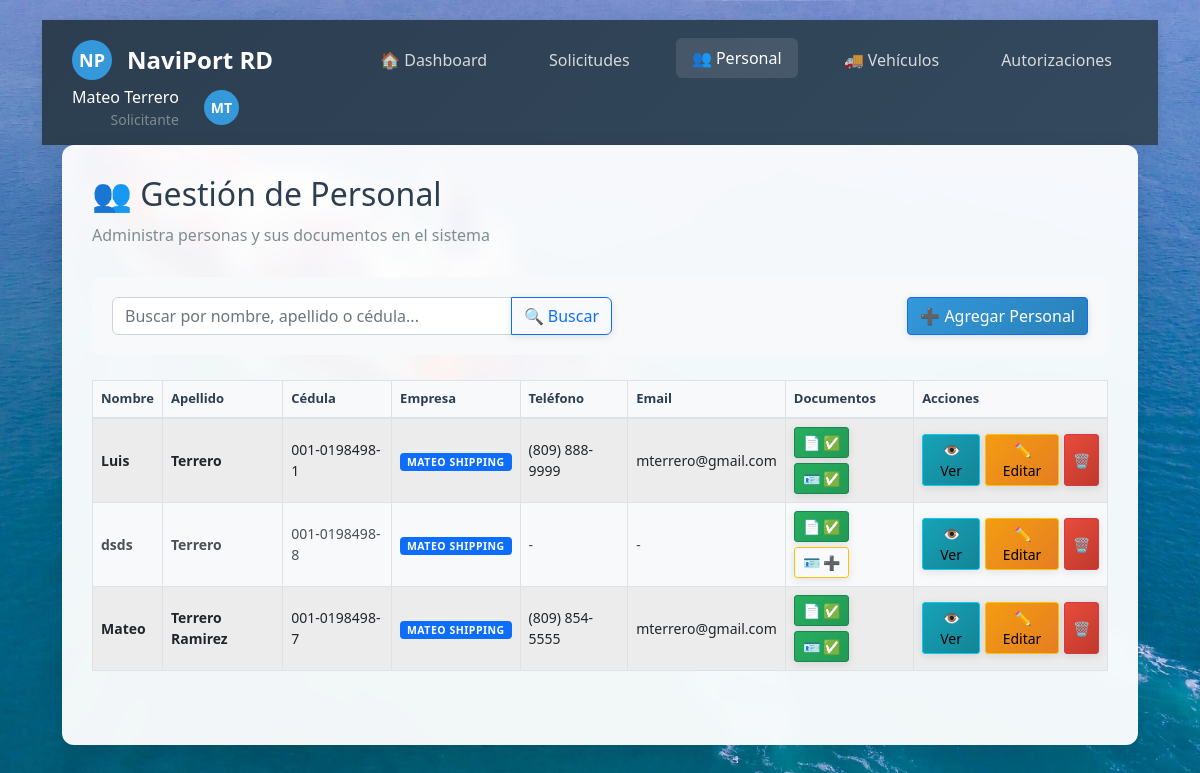
The page /gestion_personal/dashboard/ (signed in) on the database its author committed.
### accounts/models.py (models this page shows, shortened)
class User(AbstractUser):
    ROLE_CHOICES = [
        ('solicitante', 'Solicitante'),
        ('evaluador', 'Evaluador Portuario'),
        ('supervisor', 'Supervisor'),
        ('admin_tic', 'Administrador TIC'),
        ('oficial_acceso', 'Oficial de Acceso Físico'),
        ('direccion', 'Dirección Logística'),
    ]
    role = models.CharField(
        max_length=20,
        choices=ROLE_CHOICES,
        default='solicitante',
        verbose_name='Rol'
    )
    cedula_rnc = models.CharField(
        max_length=20,
        unique=True,
        validators=[
            RegexValidator(
                regex=r'^(\d{3}-\d{7}-\d{1}|\d{3}-\d{5}-\d{1})$',
                message='Formato inválido. Use XXX-XXXXXXX-X para cédula o XXX-XXXXX-X para RNC'
            )
        ],
        verbose_name='Cédula/RNC'
    )
    telefono = models.CharField(
        max_length=15,
        blank=True,
        validators=[
            RegexValidator(
                regex=r'^\+?1?\d{9,15}$',
                message='Número de teléfono inválido'
            )
        ],
        verbose_name='Teléfono'
    )
    empresa = models.ForeignKey(
        'Empresa',
        on_delete=models.SET_NULL,
        null=True,
        blank=True,
        related_name='usuarios',
        verbose_name='Empresa'
    )
    es_admin_empresa = models.BooleanField(default=False, verbose_name='Admin de Empresa')
    puede_crear_usuarios = models.BooleanField(default=False, verbose_name='Puede Crear Usuarios')
    activo = models.BooleanField(default=True, verbose_name='Activo')
    created_at = models.DateTimeField(auto_now_add=True, verbose_name='Creado el')
    updated_at = models.DateTimeField(auto_now=True, verbose_name='Actualizado el')
    failed_login_attempts = models.PositiveIntegerField(default=0, verbose_name='Intentos fallidos')
    is_locked = models.BooleanField(default=False, verbose_name='Bloqueado')
    locked_until = models.DateTimeField(null=True, blank=True, verbose_name='Bloqueado hasta')
    last_login_ip = models.GenericIPAddressField(null=True, blank=True, verbose_name='Última IP')
    class Meta:
        verbose_name = 'Usuario'
        verbose_name_plural = 'Usuarios'
        ordering = ['-created_at']
    def get_display_name(self):
        return self.get_full_name() or self.username
    def get_role_display_with_admin(self):
        role_display = self.get_role_display()
        if self.es_admin_empresa and self.role == 'solicitante':
            return f"{role_display} (Administrador)"
        return role_display

class Empresa(models.Model):
    rnc = models.CharField(
        max_length=15,
        unique=True,
        validators=[
            RegexValidator(
                regex=r'^\d{3}-\d{5}-\d{1}$',
                message='Formato inválido. Use XXX-XXXXX-X para RNC'
            )
        ],
        verbose_name='RNC'
    )
    nombre = models.CharField(max_length=200, verbose_name='Nombre')
    telefono = models.CharField(
        max_length=15,
        blank=True,
        validators=[
            RegexValidator(
                regex=r'^\+?1?\d{9,15}$',
                message='Número de teléfono inválido'
            )
        ],
        verbose_name='Teléfono'
    )
    email = models.EmailField(verbose_name='Email')
    representante_legal = models.ForeignKey(
        User,
        on_delete=models.CASCADE,
        related_name='empresas_representadas',
        verbose_name='Representante Legal'
    )
    activa = models.BooleanField(default=True, verbose_name='Activa')
    verificada = models.BooleanField(default=False, verbose_name='Verificada')
    certificado_rnc = models.FileField(
        upload_to='empresas/certificados/',
        blank=True,
        verbose_name='Certificado RNC'
    )
    numero_licencia = models.CharField(
        max_length=20,
        unique=True,
        blank=True,
        null=True,
        verbose_name='Número de Licencia'
    )
    fecha_expedicion_licencia = models.DateField(
        blank=True,
        null=True,
        verbose_name='Fecha de Expedición'
    )
    fecha_expiracion_licencia = models.DateField(
        blank=True,
        null=True,
        verbose_name='Fecha de Expiración'
    )
    fecha_expiracion_contrato = models.DateField(
        blank=True,
        null=True,
        verbose_name='Expiración Contrato'
    )
    tipo_licencia = models.ForeignKey(
        'evaluacion.TipoLicencia',
        on_delete=models.SET_NULL,
        blank=True,
        null=True,
        related_name='empresas_asignadas',
        verbose_name='Tipo de Licencia',
        help_text='Tipo de licencia que determina los servicios base autorizados'
    )
    servicios_autorizados = models.ManyToManyField(
        'evaluacion.Servicio',
        related_name='empresas_autorizadas',
        blank=True,
        verbose_name='Servicios Autorizados',
        help_text='Servicios específicos que la empresa está autorizada a ofrecer'
    )
    puede_solicitud_excepcional = models.BooleanField(
        default=False,
        verbose_name='Permite Solicitud Excepcional',
        help_text='Si está habilitado, la empresa puede realizar solicitudes excepcionales aprobadas por supervisión'
    )
    created_at = models.DateTimeField(auto_now_add=True, verbose_name='Registrada el')
    updated_at = models.DateTimeField(auto_now=True, verbose_name='Actualizada el')
    class Meta:
        verbose_name = 'Empresa'
        verbose_name_plural = 'Empresas'
        ordering = ['-created_at']

### gestion_personal/models.py (models this page shows, shortened)
class Persona(models.Model):
    cedula = models.CharField(
        max_length=13,
        unique=False,
        blank=True,
        null=True,
        validators=[validate_cedula_dominicana],
        help_text="Formato: XXX-XXXXXXX-X (para dominicanos)"
    )
    pasaporte = models.CharField(
        max_length=20,
        unique=False,
        blank=True,
        null=True,
        help_text="Número de pasaporte (para extranjeros sin cédula)"
    )
    nombre = models.CharField(max_length=100)
    apellido = models.CharField(max_length=100)
    telefono = models.CharField(max_length=15, blank=True, null=True)
    email = models.EmailField(blank=True, null=True)
    cargo = models.CharField(
        max_length=100,
        blank=True,
        null=True,
        verbose_name='Cargo/Posición',
        help_text='Ej: Conductor, Operador, Técnico, etc.'
    )
    licencia_conducir = models.CharField(
        max_length=20,
        blank=True,
        null=True,
        verbose_name='Licencia de Conducir',
        help_text='Número de licencia de conducir si aplica'
    )
    empresa = models.ForeignKey(
        'accounts.User',
        on_delete=models.SET_NULL,
        null=True,
        blank=True,
        related_name='personas_registradas',
        help_text="Empresa que registró esta persona"
    )
    fecha_registro = models.DateTimeField(auto_now_add=True)
    fecha_actualizacion = models.DateTimeField(auto_now=True)
    activo = models.BooleanField(default=True)
    class Meta:
        db_table = 'gestion_personal_persona'
        verbose_name = 'Persona'
        verbose_name_plural = 'Personas'
        ordering = ['apellido', 'nombre']
        unique_together = ['cedula', 'empresa']
    def get_documento_cedula(self):
        return self.documentos.filter(tipo_documento='cedula').first()
    def get_documento_licencia(self):
        return self.documentos.filter(tipo_documento='licencia_conducir').first()

### gestion_personal/views.py (the view)
# urls.py: path('dashboard/', dashboard_redirect, name='dashboard'),
@login_required
def dashboard(request):
    query = request.GET.get('q', '')
    personas = Persona.objects.filter(activo=True, empresa=request.user)
    if query:
        personas = personas.filter(
            Q(nombre__icontains=query) |
            Q(apellido__icontains=query) |
            Q(cedula__icontains=query)
        )
    personas = personas.order_by('apellido', 'nombre').prefetch_related('documentos')
    total_personas = personas.count()
    documentos_pendientes = DocumentoPersonal.objects.filter(
        estado_validacion='pendiente',
        persona__empresa=request.user
    ).count()
    context = {
        'total_personas': total_personas,
        'personas_recientes': personas,  # Cambiado para mostrar todas las personas (filtradas)
        'documentos_pendientes': documentos_pendientes,
        'query': query,
    }
    return render(request, 'gestion_personal/dashboard.html', context)

### templates/gestion_personal/dashboard.html (shortened to what this page needs)
{% extends 'base.html' %}
{% load static %}
{% block extra_css %}
<link rel="stylesheet" href="{% static 'css/styles.css' %}">
<link href="https://cdn.jsdelivr.net/npm/bootstrap@5.1.3/dist/css/bootstrap.min.css" rel="stylesheet">
{% endblock %}
{% block content %}
<div class="navbar">
    <div class="navbar-brand">
        <div class="logo">NP</div>
        NaviPort RD
    </div>
    <ul class="navbar-menu">
        {% if user.role == 'solicitante' %}
            <li><a href="{% url 'solicitudes:dashboard' %}" style="color: inherit; text-decoration: none;">🏠 Dashboard</a></li>
            <li><a href="{% url 'solicitudes:mis_solicitudes' %}" style="color: inherit; text-decoration: none;">Solicitudes</a></li>
            <li class="active">👥 Personal</li>
            <li><a href="{% url 'gestion_vehiculos:dashboard' %}" style="color: inherit; text-decoration: none;">🚚 Vehículos</a></li>
            <li><a href="{% url 'solicitudes:mis_autorizaciones' %}" style="color: inherit; text-decoration: none;">Autorizaciones</a></li>
        {% elif user.role == 'oficial_acceso' %}
            <li><a href="{% url 'control_acceso:dashboard' %}" style="color: inherit; text-decoration: none;">🏠 Dashboard</a></li>
            <li class="active">👥 Personal</li>
            <li><a href="{% url 'gestion_vehiculos:dashboard' %}" style="color: inherit; text-decoration: none;">🚚 Vehículos</a></li>
        {% else %}
            <li class="active">👥 Personal</li>
            <li><a href="{% url 'gestion_vehiculos:dashboard' %}" style="color: inherit; text-decoration: none;">🚚 Vehículos</a></li>
        {% endif %}
    </ul>
    <div class="navbar-user">
        <div style="text-align: right; margin-right: 10px;">
            <div class="user-name">{{ user.get_display_name }}</div>
            <div style="font-size: 14px; color: #7f8c8d;">{{ user.get_role_display_with_admin }}</div>
        </div>
        <div class="user-avatar">{{ user.get_display_name|slice:':1'|upper }}{{ user.last_name|slice:':1'|upper }}</div>
    </div>
</div>
<div class="content-area">
    <div style="margin-bottom: 30px;">
        <h2 style="color: #2c3e50; margin-bottom: 10px;">👥 Gestión de Personal</h2>
        <p style="color: #7f8c8d;">Administra personas y sus documentos en el sistema</p>
    </div>
    <div class="search-header" style="display: flex; justify-content: space-between; align-items: center; margin-bottom: 25px; padding: 20px; background: #f8f9fa; border-radius: 8px;">
        <div style="flex: 1; max-width: 500px;">
            <div class="input-group">
                <input type="text" id="buscarPersonalInput" class="form-control" placeholder="Buscar por nombre, apellido o cédula..." value="{{ query }}" style="border-radius: 6px 0 0 6px;">
                <button class="btn btn-outline-primary" type="button" id="btnBuscarPersonal" style="border-radius: 0 6px 6px 0;">🔍 Buscar</button>
            </div>
        </div>
        <button type="button" class="btn btn-primary" data-bs-toggle="modal" data-bs-target="#modalAgregarPersonal" style="margin-left: 15px;">
            ➕ Agregar Personal
        </button>
    </div>
    <div class="table-container">
        <div class="table-responsive">
            <table class="table table-striped table-hover table-bordered" id="tablaPersonal">
                <thead style="background: #2c3e50; color: white;">
                    <tr>
                        <th>Nombre</th>
                        <th>Apellido</th>
                        <th>Cédula</th>
                        <th>Empresa</th>
                        <th>Teléfono</th>
                        <th>Email</th>
                        <th>Documentos</th>
                        <th>Acciones</th>
                    </tr>
                </thead>
                <tbody>
                    {% for persona in personas_recientes %}
                    <tr data-persona-id="{{ persona.id }}">
                        <td><strong>{{ persona.nombre }}</strong></td>
                        <td><strong>{{ persona.apellido }}</strong></td>
                        <td>{{ persona.cedula }}</td>
                        <td>
                            <span class="badge bg-primary" title="{{ persona.empresa.empresa.nombre }}">
                                {{ persona.empresa.empresa.nombre|default:'Sin empresa' }}
                            </span>
                        </td>
                        <td>{{ persona.telefono|default:'-' }}</td>
                        <td>{{ persona.email|default:'-' }}</td>
                        <td>
                            <div style="display: flex; gap: 5px; flex-wrap: wrap;">
                                {% with cedula_doc=persona.get_documento_cedula %}
                                    {% if cedula_doc %}
                                        <a href="{% url 'gestion_personal:descargar_documento_personal' cedula_doc.id %}"
                                           class="btn btn-sm btn-success" title="Ver Cédula - {{ cedula_doc.get_estado_validacion_display }}" target="_blank">
                                            📄 ✅
                                        </a>
                                    {% else %}
                                        <button class="btn btn-sm btn-outline-info" onclick="subirDocumento({{ persona.id }}, 'cedula')" title="Subir Cédula">
                                            📄 ➕
                                        </button>
                                    {% endif %}
                                {% endwith %}
                                {% with licencia_doc=persona.get_documento_licencia %}
                                    {% if licencia_doc %}
                                        <a href="{% url 'gestion_personal:descargar_documento_personal' licencia_doc.id %}"
                                           class="btn btn-sm btn-success" title="Ver Licencia - {{ licencia_doc.get_estado_validacion_display }}" target="_blank">
                                            🪪 ✅
                                        </a>
                                    {% else %}
                                        <button class="btn btn-sm btn-outline-warning" onclick="subirDocumento({{ persona.id }}, 'licencia_conducir')" title="Subir Licencia">
                                            🪪 ➕
                                        </button>
                                    {% endif %}
                                {% endwith %}
                            </div>
                        </td>
                        <td>
                            <div style="display: flex; gap: 5px;">
                                <a href="{% url 'gestion_personal:detalle_persona' persona.id %}" class="btn btn-sm btn-info">👁️ Ver</a>
                                <button class="btn btn-sm btn-warning" onclick="editarPersona({{ persona.id }})">✏️ Editar</button>
                                <button class="btn btn-sm btn-danger" onclick="eliminarPersona({{ persona.id }})">🗑️</button>
                            </div>
                        </td>
                    </tr>
                    {% endfor %}
                </tbody>
            </table>
        </div>
    </div>
</div>
{% endblock %}

### rows shown on the page
User: get_display_name "Mateo Terrero", get_role_display_with_admin "Solicitante", get_display_name "M", last_name "T"
Persona: nombre "Luis", apellido "Terrero", cedula "001-0198498-1", empresa.empresa.nombre "MATEO SHIPPING", telefono "(809) 888-9999", email "mterrero@gmail.com"
Persona: nombre "dsds", apellido "Terrero", cedula "001-0198498-8", empresa.empresa.nombre "MATEO SHIPPING", telefono "-", email "-"
Persona: nombre "Mateo", apellido "Terrero Ramirez", cedula "001-0198498-7", empresa.empresa.nombre "MATEO SHIPPING", telefono "(809) 854-5555", email "mterrero@gmail.com"
